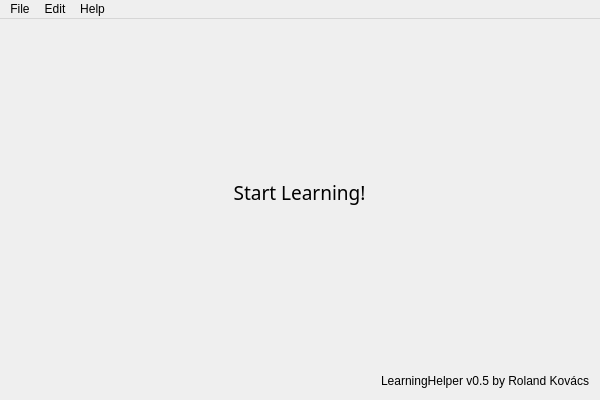
<?xml version="1.0" encoding="UTF-8"?>
<ui version="4.0">
 <class>MainWindow</class>
 <widget class="QMainWindow" name="MainWindow">
  <property name="geometry">
   <rect>
    <x>0</x>
    <y>0</y>
    <width>600</width>
    <height>400</height>
   </rect>
  </property>
  <property name="minimumSize">
   <size>
    <width>600</width>
    <height>400</height>
   </size>
  </property>
  <property name="windowTitle">
   <string>LearningHelper</string>
  </property>
  <widget class="QWidget" name="centralWidget">
   <widget class="QWidget" name="verticalLayoutWidget">
    <property name="geometry">
     <rect>
      <x>-1</x>
      <y>-1</y>
      <width>601</width>
      <height>381</height>
     </rect>
    </property>
    <layout class="QVBoxLayout" name="verticalLayout">
     <item>
      <widget class="QLabel" name="label">
       <property name="font">
        <font>
         <family>Purisa</family>
         <pointsize>14</pointsize>
        </font>
       </property>
       <property name="text">
        <string>Start Learning!</string>
       </property>
       <property name="alignment">
        <set>Qt::AlignBottom|Qt::AlignHCenter</set>
       </property>
      </widget>
     </item>
     <item>
      <widget class="QLabel" name="label_2">
       <property name="text">
        <string>LearningHelper v0.5 by Roland Kovács</string>
       </property>
       <property name="alignment">
        <set>Qt::AlignBottom|Qt::AlignRight|Qt::AlignTrailing</set>
       </property>
      </widget>
     </item>
    </layout>
   </widget>
  </widget>
  <widget class="QMenuBar" name="menuBar">
   <property name="geometry">
    <rect>
     <x>0</x>
     <y>0</y>
     <width>600</width>
     <height>20</height>
    </rect>
   </property>
   <widget class="QMenu" name="menuFile">
    <property name="title">
     <string>File</string>
    </property>
    <addaction name="actionNew_session"/>
   </widget>
   <widget class="QMenu" name="menuEdit">
    <property name="title">
     <string>Edit</string>
    </property>
   </widget>
   <widget class="QMenu" name="menuAbout">
    <property name="title">
     <string>Help</string>
    </property>
    <addaction name="actionAbout"/>
   </widget>
   <addaction name="menuFile"/>
   <addaction name="menuEdit"/>
   <addaction name="menuAbout"/>
  </widget>
  <action name="actionNew_session">
   <property name="text">
    <string>New session</string>
   </property>
  </action>
  <action name="actionAbout">
   <property name="text">
    <string>About</string>
   </property>
  </action>
 </widget>
 <layoutdefault spacing="6" margin="11"/>
 <resources/>
 <connections/>
</ui>
